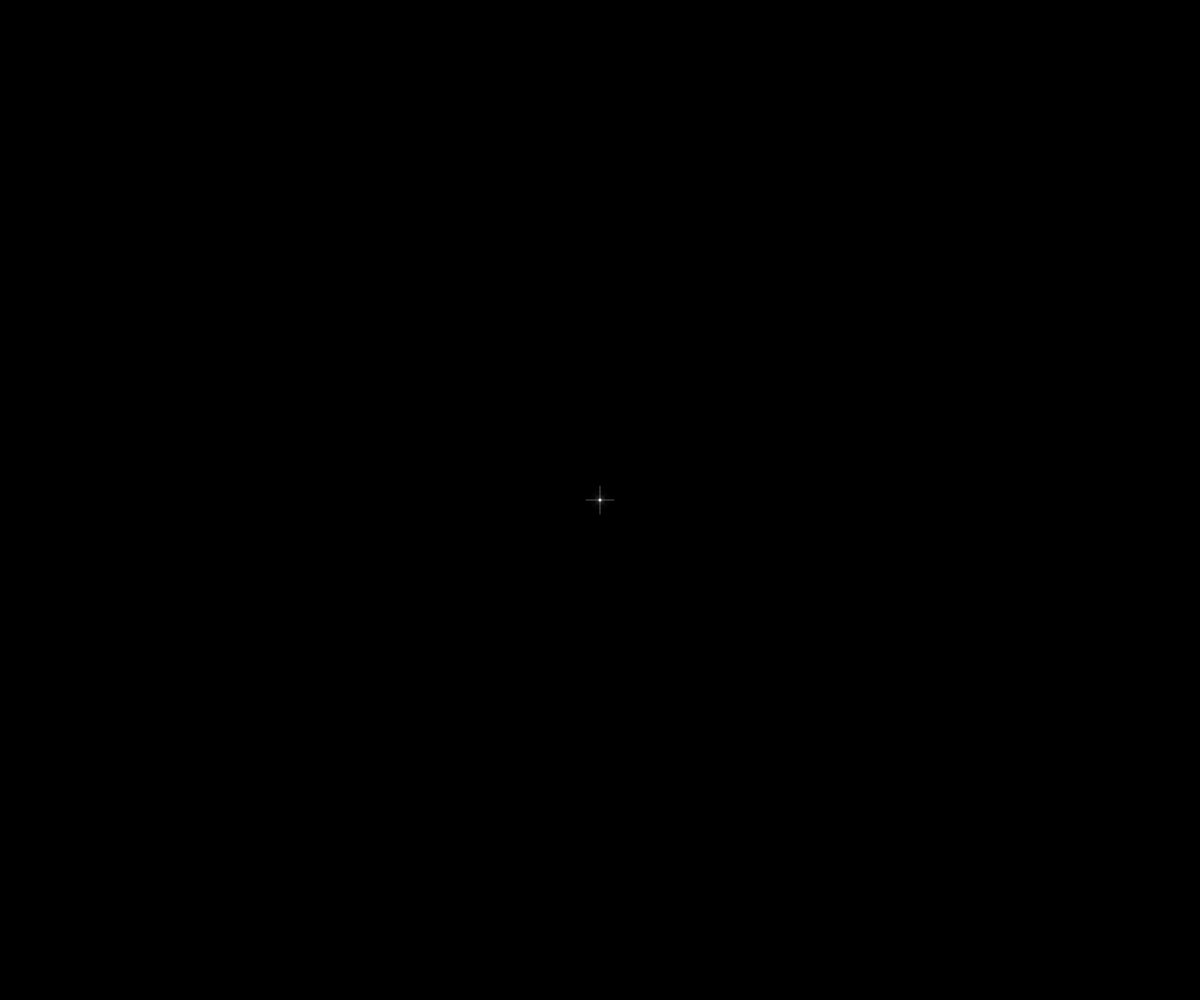
Frame 1 (no input)
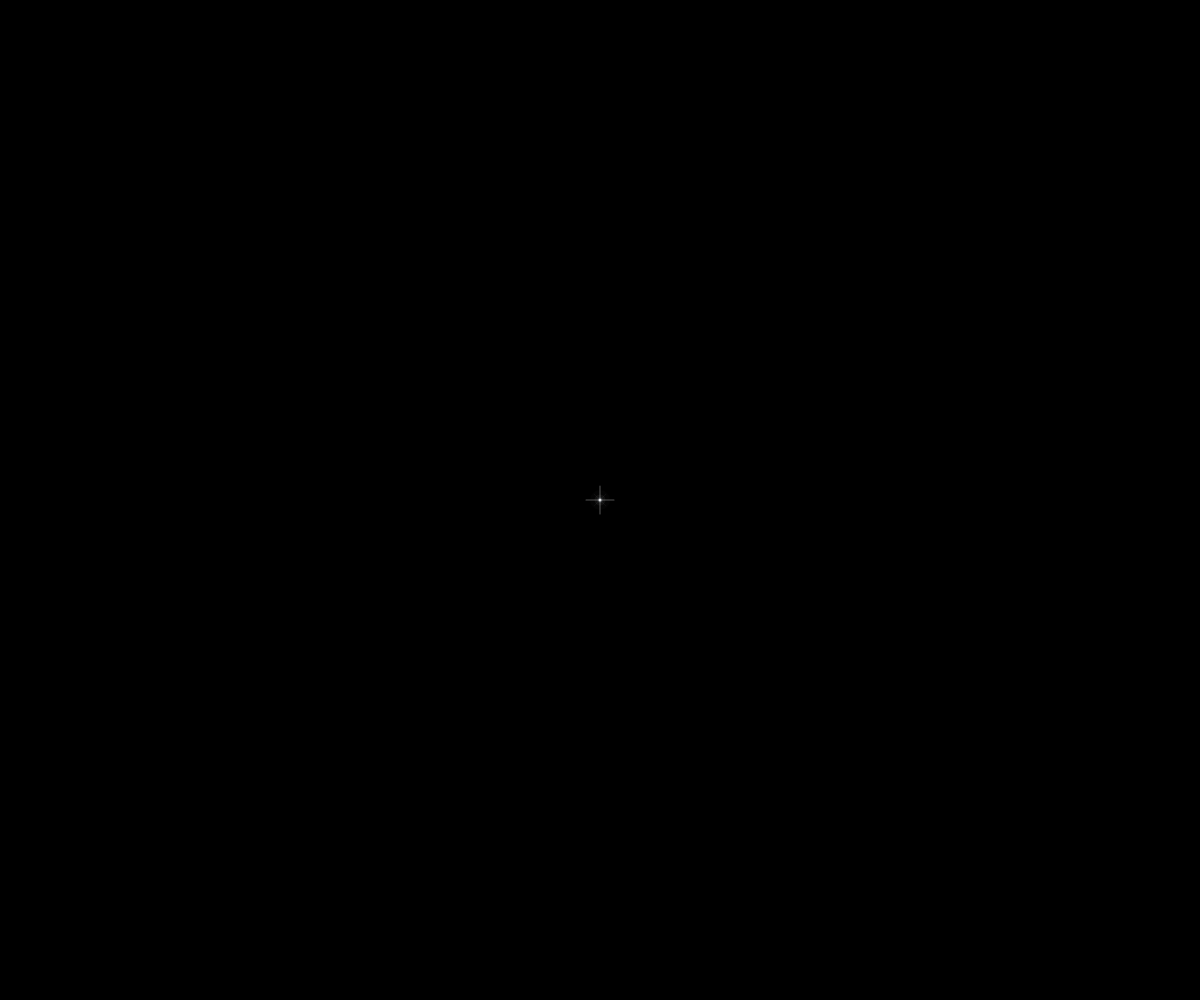
Frame 60 (no input)
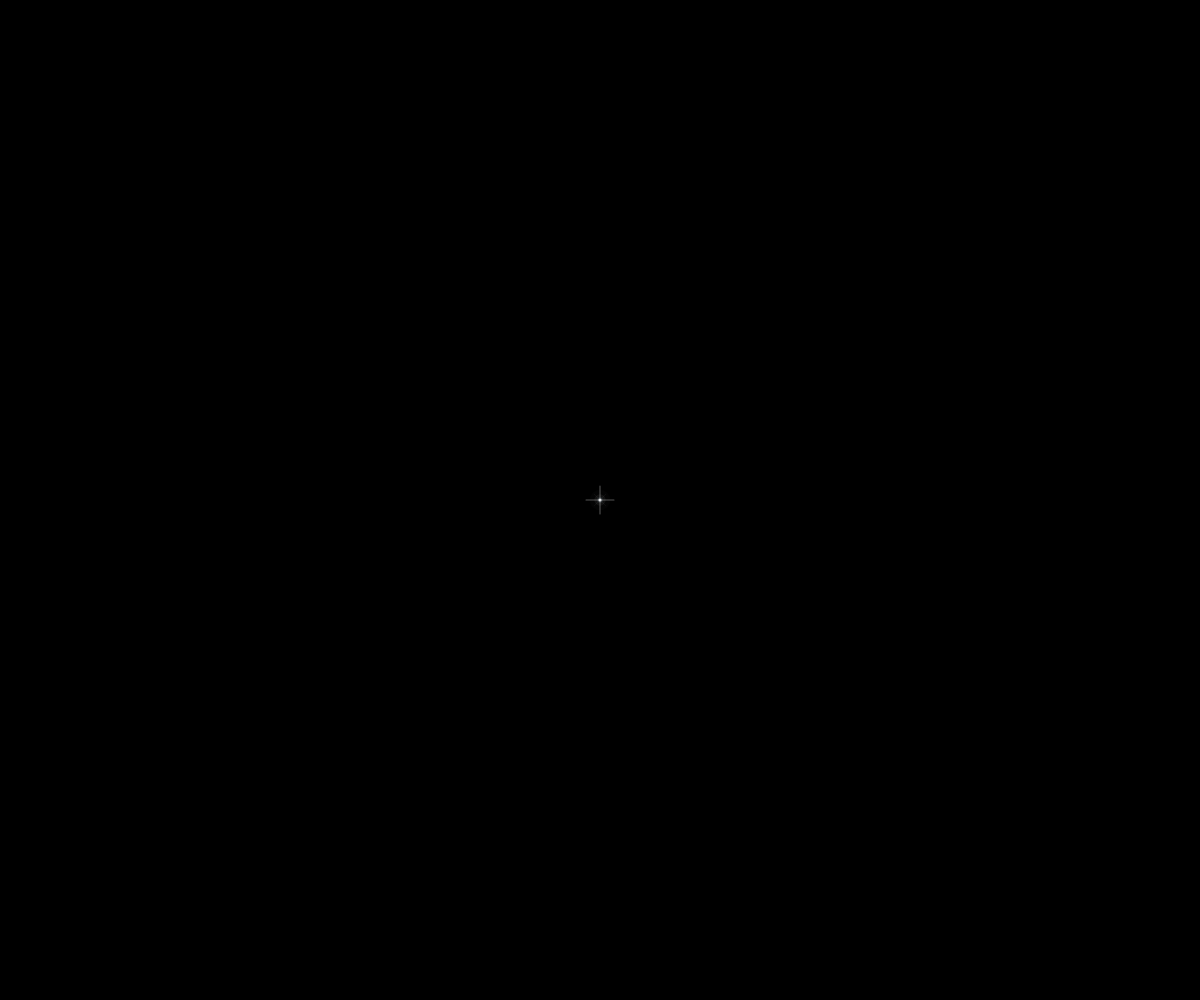
Frame 120 (the mouse pressed at the canvas centre since frame 60)

The p5.js sketch that drew these frames (run headless with seeded random() and noise() and a simulated clock; from frame 60 on, the mouse is pressed at the canvas centre):

// p5.js sketch
// ── sketch.js
// ======================================================
// GEN - Strong Core with Blue-White Edge Glow Version
// p5.js sketch.js
// ======================================================

let cycleDuration = 108.0;

const CONFIG = {
  pulseCycle: 20.0,
  maxRotSpeed: 0.00095,

  // 放射
  beamCount: 32,
  beamInnerR: 8,
  beamOuterR: 360,

  // 中心星（核）
  centerCoreMin: 3.0,
  centerCoreMax: 8.4,

  // 中心ハロー
  halo1Min: 11.0,
  halo1Max: 22.0,
  halo2Min: 20.0,
  halo2Max: 38.0,

  // 縁光
  edgeGlowMin: 4.8,
  edgeGlowMax: 10.5,
  edgeRingMin: 5.8,
  edgeRingMax: 12.2,

  // 背景グロー
  bgGlow1Scale: 0.075,
  bgGlow2Scale: 0.13,

  // 外周霧
  outerMistRadii: [250, 330, 430, 560],
  outerMistAlpha: [5.0, 3.5, 2.2, 1.2],

  // 同心円
  ringRadii: [12, 18, 26, 34, 46, 62, 84, 130, 205, 290],

  // 花弁
  petalRadiusOuter: 86,
  petalRadiusInner: 42,
  petalCountOuter: 12,
  petalCountInner: 16,

  // 多角形
  polygonSides: [6, 8, 10, 12],
  polygonRadii: [10, 18, 32, 64]
};

function setup() {
  createCanvas(windowWidth, windowHeight);
  angleMode(RADIANS);
  noFill();
  strokeCap(ROUND);
  strokeJoin(ROUND);
}

function draw() {
  background(0);

  const cx = width / 2;
  const cy = height / 2;
  const t = (millis() / 1000.0) % cycleDuration;

  const phaseState = getPhaseState(t);

  drawDeepSpacePresence(cx, cy);

  if (phaseState.geometryAppear > 0.001) {
    push();
    translate(cx, cy);

    const rot = millis() * CONFIG.maxRotSpeed * phaseState.rotationStrength;
    rotate(rot);

    drawMandala(phaseState.geometryAppear, phaseState.geometryFade, t);

    pop();
  }

  drawCenterStar(cx, cy, t, phaseState.pulseOnly);
}

// ======================================================
// Phase control
// ======================================================
function getPhaseState(t) {
  const phase1End = 26.0;
  const phase2End = 46.0;
  const phase3End = 76.0;
  const phase4End = 92.0;
  const phase5End = 108.0;

  let pulseOnly = 0;
  let geometryAppear = 0;
  let rotationStrength = 0;
  let geometryFade = 0;

  if (t < phase1End) {
    pulseOnly = easeInOutSine(t / phase1End);
    geometryAppear = 0;
    rotationStrength = 0;
    geometryFade = 0;
  } else if (t < phase2End) {
    pulseOnly = 1;
    geometryAppear = easeInOutSine((t - phase1End) / (phase2End - phase1End));
    rotationStrength = 0.05 * geometryAppear;
    geometryFade = 0;
  } else if (t < phase3End) {
    pulseOnly = 1;
    geometryAppear = 1;
    rotationStrength = 1.0;
    geometryFade = 0;
  } else if (t < phase4End) {
    const p = easeInOutSine((t - phase3End) / (phase4End - phase3End));
    pulseOnly = 1;
    geometryAppear = 1;
    rotationStrength = 1.0 - p;
    geometryFade = 0.25 * p;
  } else {
    const p = easeInOutSine((t - phase4End) / (phase5End - phase4End));
    pulseOnly = 1.0 - 0.2 * p;
    geometryAppear = 1.0 - p;
    rotationStrength = 0;
    geometryFade = p;
  }

  return { pulseOnly, geometryAppear, rotationStrength, geometryFade };
}

// ======================================================
// Center star
// 中央核に青白い縁光を追加して立体感を出す
// ======================================================
function drawCenterStar(cx, cy, t, intensity) {
  const p = pulseValue(t, CONFIG.pulseCycle, 1.45);

  const coreSize = lerp(CONFIG.centerCoreMin, CONFIG.centerCoreMax, p);
  const coreAlpha = lerp(225, 255, p) * lerp(0.96, 1.0, intensity);

  const halo1Size = lerp(CONFIG.halo1Min, CONFIG.halo1Max, p);
  const halo1Alpha = lerp(14, 38, p);

  const halo2Size = lerp(CONFIG.halo2Min, CONFIG.halo2Max, p);
  const halo2Alpha = lerp(4, 13, p);

  // 青白い縁光
  const edgeGlowSize = lerp(CONFIG.edgeGlowMin, CONFIG.edgeGlowMax, p);
  const edgeGlowAlpha = lerp(10, 26, p);

  const edgeRingSize = lerp(CONFIG.edgeRingMin, CONFIG.edgeRingMax, p);
  const edgeRingAlpha = lerp(22, 52, p);

  noStroke();

  // 外側ハロー
  fill(236, 243, 255, halo2Alpha);
  circle(cx, cy, halo2Size);

  // 中間ハロー
  fill(248, 250, 255, halo1Alpha);
  circle(cx, cy, halo1Size);

  // 青白い縁光のにじみ
  fill(195, 225, 255, edgeGlowAlpha);
  circle(cx, cy, edgeGlowSize);

  // 青白い縁リング（立体感の芯）
  fill(205, 232, 255, edgeRingAlpha);
  circle(cx, cy, edgeRingSize);

  // 中心核
  fill(255, 255, 255, coreAlpha);
  circle(cx, cy, coreSize);

  // 十字スパーク
  stroke(255, 255, 255, lerp(82, 165, p));
  strokeWeight(1.05);
  line(cx - 14, cy, cx + 14, cy);
  line(cx, cy - 14, cx, cy + 14);

  // 斜めスパーク
  stroke(246, 248, 255, lerp(20, 50, p));
  strokeWeight(0.56);
  line(cx - 5.8, cy - 5.8, cx + 5.8, cy + 5.8);
  line(cx - 5.8, cy + 5.8, cx + 5.8, cy - 5.8);
}

// ======================================================
// Deep space presence
// ======================================================
function drawDeepSpacePresence(cx, cy) {
  noStroke();

  fill(28, 42, 90, 0.75);
  circle(cx, cy, width * CONFIG.bgGlow1Scale);

  fill(74, 34, 120, 0.28);
  circle(cx, cy, width * CONFIG.bgGlow2Scale);
}

// ======================================================
// Mandala master
// ======================================================
function drawMandala(appear, fade, t) {
  const alphaBase = 1.0 - fade;

  const cLight = color(90, 125, 255, 132 * appear * alphaBase);
  const cMid   = color(130, 70, 255, 102 * appear * alphaBase);
  const cOuter = color(135, 52, 235, 95 * appear * alphaBase);
  const cSoft  = color(180, 125, 255, 58 * appear * alphaBase);

  const p = pulseValue(t, CONFIG.pulseCycle, 1.0);
  const breathe = lerp(0.988, 1.028, p);

  scale(breathe);

  drawOuterPurpleMist(cOuter, appear, alphaBase, t);
  drawLightToInkRadialBeams(cLight, cMid, cOuter, appear, alphaBase, t);
  drawConcentricRings(cLight, cMid, cOuter, appear, alphaBase);
  drawPetalLayers(cLight, cMid, cOuter, appear, alphaBase);
  drawPolygonLayer(cSoft, cLight, appear, alphaBase);
}

// ======================================================
// Outer purple mist
// ======================================================
function drawOuterPurpleMist(cOuter, appear, alphaBase, t) {
  push();
  noStroke();

  const p = pulseValue(t, CONFIG.pulseCycle, 1.0);
  const mistBreath = lerp(0.985, 1.02, p);

  const driftX = sin(t * 0.08) * 18.0;
  const driftY = cos(t * 0.06) * 12.0;

  for (let i = 0; i < CONFIG.outerMistRadii.length; i++) {
    const baseR = CONFIG.outerMistRadii[i] * appear * mistBreath;
    const alphaV = CONFIG.outerMistAlpha[i] * alphaBase;

    const ox = driftX * (0.35 + i * 0.22) + sin(t * 0.11 + i) * 6.0;
    const oy = driftY * (0.35 + i * 0.18) + cos(t * 0.09 + i * 1.7) * 5.0;

    const sx1 = 2.0;
    const sy1 = 1.86 + i * 0.015;

    const sx2 = 1.82 + i * 0.02;
    const sy2 = 2.0;

    fill(110, 40, 185, alphaV);
    ellipse(ox, oy, baseR * sx1, baseR * sy1);

    fill(145, 60, 225, alphaV * 0.50);
    ellipse(-ox * 0.38, oy * 0.32, baseR * sx2, baseR * sy2);
  }

  pop();
}

// ======================================================
// Radial beams
// ======================================================
function drawLightToInkRadialBeams(cLight, cMid, cOuter, appear, alphaBase, timeSec) {
  push();

  const count = CONFIG.beamCount;
  const innerR = CONFIG.beamInnerR;
  const outerR = CONFIG.beamOuterR * appear;

  for (let i = 0; i < count; i++) {
    const a = TWO_PI * i / count;

    const seed = i * 151.731;
    const sway = 0.016 * sin(timeSec * 0.22 + i * 0.7);
    const beamAngle = a + sway;

    drawLightToInkBeam(
      innerR, outerR, beamAngle, 6.0,
      cLight, cMid, cOuter,
      seed, 1.65, 0.85, alphaBase
    );

    drawLightToInkBeam(
      innerR, outerR, beamAngle, 3.0,
      cLight, cMid, cOuter,
      seed + 9.3, 1.0, 0.52, alphaBase
    );

    drawLightToInkBeam(
      innerR, outerR, beamAngle, 1.28,
      cLight, cMid, cOuter,
      seed + 21.7, 0.38, 0.18, alphaBase
    );
  }

  pop();
}

// ======================================================
// Beam segment generator
// ======================================================
function drawLightToInkBeam(
  innerR, outerR, angleBase, baseWeight,
  cLight, cMid, cOuter,
  seed, wiggleAmp, sideDrift, alphaBase
) {
  const segments = 72;

  for (let s = 0; s < segments; s++) {
    const u1 = s / segments;
    const u2 = (s + 1) / segments;

    const r1 = lerp(innerR, outerR, u1);
    const r2 = lerp(innerR, outerR, u2);

    const organicZone1 = smoothstep(0.42, 1.0, u1);
    const organicZone2 = smoothstep(0.42, 1.0, u2);

    const wobbleScale1 = lerp(0.08, 1.0, organicZone1);
    const wobbleScale2 = lerp(0.08, 1.0, organicZone2);

    const wobble1 =
      wiggleAmp * wobbleScale1 * pow(u1, 1.12) *
      sin(seed + u1 * 7.0 + frameCount * 0.003);

    const wobble2 =
      wiggleAmp * wobbleScale2 * pow(u2, 1.12) *
      sin(seed + u2 * 7.0 + frameCount * 0.003);

    const driftScale1 = smoothstep(0.50, 1.0, u1);
    const driftScale2 = smoothstep(0.50, 1.0, u2);

    const drift1 =
      sideDrift * driftScale1 * pow(u1, 1.35) *
      sin(seed * 0.73 + u1 * 10.5 + frameCount * 0.0025);

    const drift2 =
      sideDrift * driftScale2 * pow(u2, 1.35) *
      sin(seed * 0.73 + u2 * 10.5 + frameCount * 0.0025);

    const a1 = angleBase + wobble1 * 0.01;
    const a2 = angleBase + wobble2 * 0.01;

    const x1 = cos(a1) * r1 + cos(a1 + HALF_PI) * drift1;
    const y1 = sin(a1) * r1 + sin(a1 + HALF_PI) * drift1;
    const x2 = cos(a2) * r2 + cos(a2 + HALF_PI) * drift2;
    const y2 = sin(a2) * r2 + sin(a2 + HALF_PI) * drift2;

    const taper = lerp(1.0, 0.18, pow(u1, 0.92));

    const pressureBase = 0.86 + 0.16 * sin(seed * 1.11 + u1 * 8.5);
    const pressureNoise = lerp(0.0, 0.22, smoothstep(0.62, 1.0, u1));
    const pressure = pressureBase + pressureNoise * sin(seed * 2.3 + u1 * 18.0);

    let alphaMul = 1.0;
    if (u1 > 0.66) {
      const k = map(u1, 0.66, 1.0, 1.0, 0.0);
      alphaMul = pow(constrain(k, 0, 1), 1.55);
    }

    const mix1 = smoothstep(0.0, 0.45, u1);
    const mix2 = smoothstep(0.45, 1.0, u1);

    const rColA = lerp(red(cLight), red(cMid), mix1);
    const gColA = lerp(green(cLight), green(cMid), mix1);
    const bColA = lerp(blue(cLight), blue(cMid), mix1);

    const rCol = lerp(rColA, red(cOuter), mix2);
    const gCol = lerp(gColA, green(cOuter), mix2);
    const bCol = lerp(bColA, blue(cOuter), mix2);

    let skip = false;
    if (u1 > 0.78) {
      const n = noise(seed * 0.012 + u1 * 11.0, frameCount * 0.002);
      if (n > 0.56) skip = true;
    }
    if (u1 > 0.89) {
      const n2 = noise(seed * 0.023 + u1 * 24.0, frameCount * 0.0025 + 77.0);
      if (n2 > 0.47) skip = true;
    }

    if (!skip) {
      const a = 96 * alphaBase * alphaMul;

      stroke(rCol, gCol, bCol, a);
      strokeWeight(max(0.12, baseWeight * taper * pressure * max(0.14, alphaMul)));
      line(x1, y1, x2, y2);

      if (u1 > 0.82) {
        const fuzzAmount = map(u1, 0.82, 1.0, 0.0, 1.0);
        const fuzzAlpha = a * 0.24 * fuzzAmount;
        const fuzzLen = lerp(0.0, 4.8, fuzzAmount);
        const fuzzSpread = lerp(0.0, 0.50, fuzzAmount);

        const fuzzA = a2 + random(-fuzzSpread, fuzzSpread);
        const fx = x2 + cos(fuzzA) * fuzzLen;
        const fy = y2 + sin(fuzzA) * fuzzLen;

        stroke(rCol, gCol, bCol, fuzzAlpha);
        strokeWeight(max(0.16, baseWeight * 0.14 * alphaMul));
        line(x2, y2, fx, fy);
      }
    }
  }
}

// ======================================================
// Rings
// ======================================================
function drawConcentricRings(cLight, cMid, cOuter, appear, alphaBase) {
  push();
  noFill();

  for (let i = 0; i < CONFIG.ringRadii.length; i++) {
    const rr = CONFIG.ringRadii[i] * appear;
    const u = i / (CONFIG.ringRadii.length - 1);

    const mix1 = smoothstep(0.0, 0.45, u);
    const mix2 = smoothstep(0.45, 1.0, u);

    const rA = lerp(red(cLight), red(cMid), mix1);
    const gA = lerp(green(cLight), green(cMid), mix1);
    const bA = lerp(blue(cLight), blue(cMid), mix1);

    const rrCol = lerp(rA, red(cOuter), mix2);
    const ggCol = lerp(gA, green(cOuter), mix2);
    const bbCol = lerp(bA, blue(cOuter), mix2);

    const glowWeight = i >= CONFIG.ringRadii.length - 2 ? 2.6 : 2.2;
    const coreWeight = i >= CONFIG.ringRadii.length - 2 ? 0.9 : 0.78;

    stroke(rrCol, ggCol, bbCol, 18 * alphaBase);
    strokeWeight(glowWeight);
    ellipse(0, 0, rr * 2, rr * 2);

    stroke(rrCol, ggCol, bbCol, 62 * alphaBase);
    strokeWeight(coreWeight);
    ellipse(0, 0, rr * 2, rr * 2);
  }

  pop();
}

// ======================================================
// Petal layers
// ======================================================
function drawPetalLayers(cLight, cMid, cOuter, appear, alphaBase) {
  push();

  drawSinglePetalLayer(
    CONFIG.petalCountInner,
    CONFIG.petalRadiusInner * appear,
    cLight, cMid,
    alphaBase,
    0.50, 0.22, 1.5, 0.68
  );

  drawSinglePetalLayer(
    CONFIG.petalCountOuter,
    CONFIG.petalRadiusOuter * appear,
    cMid, cOuter,
    alphaBase,
    0.54, 0.24, 1.9, 0.8
  );

  pop();
}

function drawSinglePetalLayer(count, radius, cA, cB, alphaBase, xScale, yScale, glowW, coreW) {
  for (let i = 0; i < count; i++) {
    const a = TWO_PI * i / count;
    push();
    rotate(a);

    const rr = lerp(red(cA), red(cB), 0.5);
    const gg = lerp(green(cA), green(cB), 0.5);
    const bb = lerp(blue(cA), blue(cB), 0.5);

    stroke(rr, gg, bb, 18 * alphaBase);
    strokeWeight(glowW);
    drawPetalShape(radius, xScale, yScale);

    stroke(rr, gg, bb, 62 * alphaBase);
    strokeWeight(coreW);
    drawPetalShape(radius, xScale, yScale);

    pop();
  }
}

function drawPetalShape(radius, xScale, yScale) {
  beginShape();
  for (let t = 0; t <= PI; t += PI / 28) {
    const x = cos(t) * radius * xScale;
    const y = sin(t) * radius * yScale;
    vertex(x, y);
  }
  for (let t = PI; t >= 0; t -= PI / 28) {
    const x = cos(t) * radius * xScale;
    const y = -sin(t) * radius * yScale;
    vertex(x, y);
  }
  endShape(CLOSE);
}

// ======================================================
// Polygon layer
// ======================================================
function drawPolygonLayer(cSoft, cLight, appear, alphaBase) {
  push();
  noFill();

  for (let i = 0; i < CONFIG.polygonSides.length; i++) {
    const sides = CONFIG.polygonSides[i];
    const radius = CONFIG.polygonRadii[i] * appear;
    const u = i / (CONFIG.polygonSides.length - 1);

    const rr = lerp(red(cLight), red(cSoft), u);
    const gg = lerp(green(cLight), green(cSoft), u);
    const bb = lerp(blue(cLight), blue(cSoft), u);

    stroke(rr, gg, bb, 14 * alphaBase);
    strokeWeight(1.8);
    drawPolygon(0, 0, radius, sides, -HALF_PI);

    stroke(rr, gg, bb, 58 * alphaBase);
    strokeWeight(0.76);
    drawPolygon(0, 0, radius, sides, -HALF_PI);
  }

  pop();
}

function drawPolygon(x, y, radius, npoints, rot = 0) {
  beginShape();
  for (let a = 0; a < TWO_PI; a += TWO_PI / npoints) {
    const sx = x + cos(a + rot) * radius;
    const sy = y + sin(a + rot) * radius;
    vertex(sx, sy);
  }
  endShape(CLOSE);
}

// ======================================================
// Utilities
// ======================================================
function pulseValue(t, cycle, powerValue) {
  const p = 0.5 - 0.5 * cos(TWO_PI * ((t % cycle) / cycle));
  return pow(p, powerValue);
}

function easeInOutSine(x) {
  return -(cos(PI * x) - 1) / 2;
}

function smoothstep(edge0, edge1, x) {
  let tt = constrain((x - edge0) / (edge1 - edge0), 0, 1);
  return tt * tt * (3 - 2 * tt);
}

function windowResized() {
  resizeCanvas(windowWidth, windowHeight);
}
